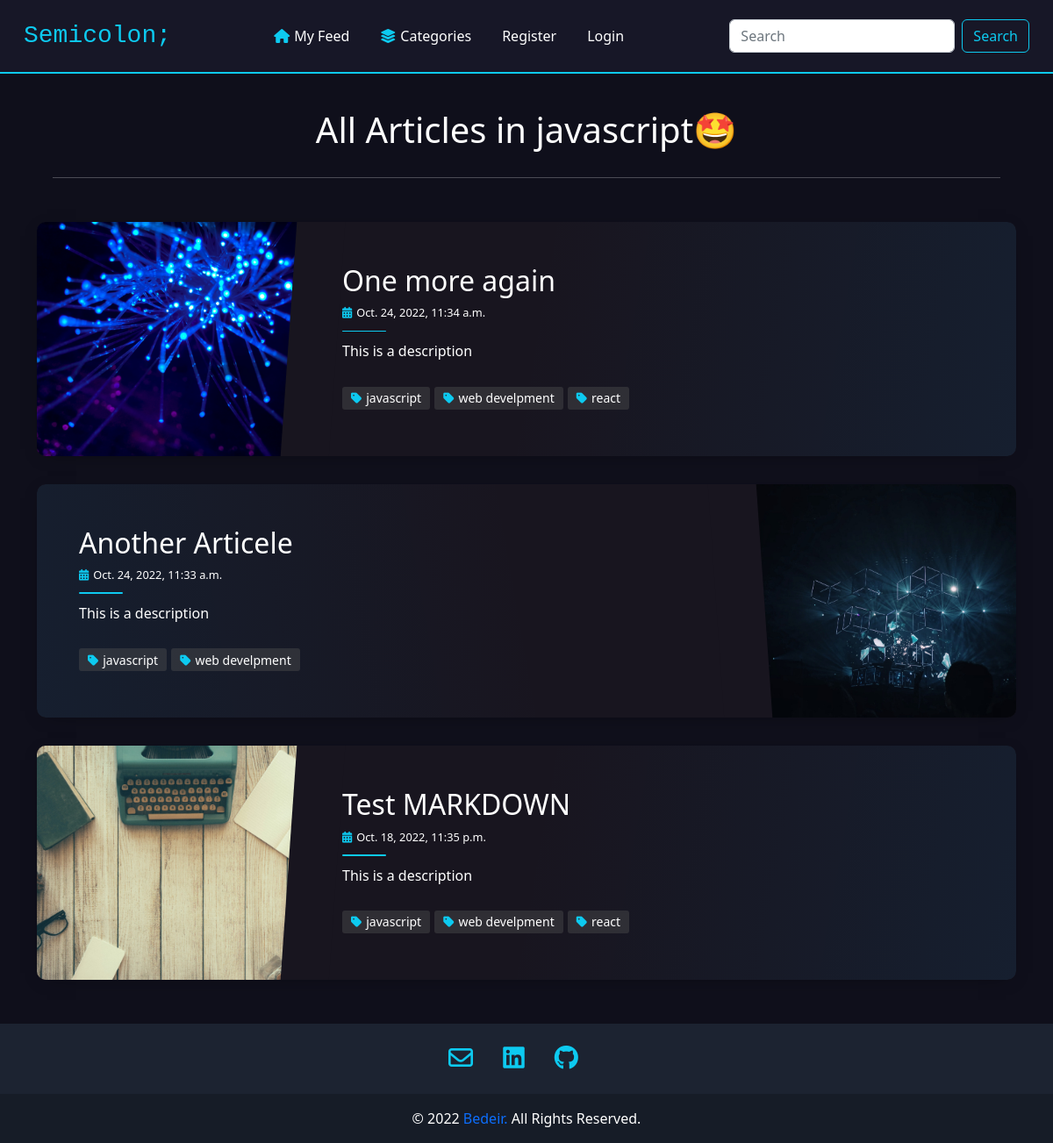
/category/javascript, run on the app's committed database.
### blog/models.py (models this page shows, shortened)
class Article(models.Model):
  categoryList = [
        ("javascript" , "JavaScript"),
        ("web develpment" , "Web Develpment"),
        ("react" , "React"),
        ("python" , "Python"),
        ("other", "Other"),
    ]
  owner = models.ForeignKey(User, on_delete=models.CASCADE, related_name='articles')
  title = models.CharField(max_length = 200)
  desc = models.CharField(max_length = 200)
  artImage = models.ImageField(upload_to = 'art_photos', default = './images/default.jpg', null = True, blank = True)
  content = models.TextField()
  category = MultiSelectField(choices=categoryList,  max_choices=3)
  created = models.DateTimeField(default=now, editable=False)
  bookmarks = models.ManyToManyField(User, related_name='bookmarks')
  upvote = models.ManyToManyField(User, related_name='up')
  downvote = models.ManyToManyField(User, related_name='down')
  class Meta:
    ordering = ['-created']

### blog/views.py (the view)
# urls.py: path('category/<str:name>', views.category, name = 'category'),
def category(request, name):
  targetArticles = []
  allArticles = Article.objects.all()
  for art in allArticles:
    for cat in art.category:
      if (cat == name):
        targetArticles.append(art)
  return render(request, 'category.html', {
    'title': name,
    'targetArticle': targetArticles,
  })

### blog/templates/category.html (shortened to what this page needs)
{% extends './layout.html' %}
{% load static %}
{% block links %}
  <link rel="stylesheet" href="{% static 'css/index.css' %}">
{% endblock links %}
{% block body %}
<div class="header">
  <h1>All Articles in {{title}}🤩</h1>
  <hr>
</div>
<div class="container blog-content">
  {% for post in targetArticle %}
  <article class="postcard dark blue" data-card="{{post.id}}">
    <a class="postcard__img_link" href="{% url 'blog:singleArt' post.id %}">
      {% if post.artImage %}
        <img
          class="postcard__img"
          src="{{ post.artImage.url }}"
          alt="Image Title"
        />
      {% else %}
        <img
        class="postcard__img"
        src="../../media/images/default.jpg"
        alt="Image Title"
        />
      {% endif %}
    </a>
    <div class="postcard__text">
      <h1 class="postcard__title blue"><a href="{% url 'blog:singleArt' post.id %}">{{ post.title }}</a></h1>
      <div class="postcard__subtitle small">
          <i class="fas fa-calendar-alt mr-2"></i>{{ post.created }}
      </div>
      <div class="postcard__bar"></div>
      <div class="postcard__preview-txt">
        {{ post.desc }}
      </div>
      <ul class="postcard__tagbox">
        {% for cat in post.category %}
        <li class="tag__item"><i class="fas fa-tag mr-2"></i>{{cat}}</li>
        {% endfor %}
      </ul>
    </div>
  </article>
  {% empty %}
  <div class="alert alert-info" role="alert">
    <strong>There are no Aritcles on this category.</strong>
  </div>
  {% endfor %}
</div>
{% endblock body %}

### blog/static/css/layout.css (style rules this page uses)
:root { --base-color: #0f0f1b; --second-color: #171727; --mid-color: #161e2e; --back-color: #bbe1fa; --primary-color: 111, 76, 255; --text-color: 256, 256, 256; }
* { padding: 0; margin: 0; box-sizing: border-box; }
li { margin-right: 19px; }
body { background-color: var(--base-color); display: flex; flex-direction: column; min-height: 100vh; }
i { color: var(--bs-cyan); margin-right: 5px; }
.header { text-align: center; color: var(--bs-white); margin-top: 40px; }
.header hr { margin: 30px auto; width: 90%; }

### blog/static/css/index.css (style rules this page uses)
body { font-size: 16px; color: #ffffff; text-rendering: optimizeLegibility; font-weight: initial; }
.dark { background: #110f16; }
a, a:hover { text-decoration: none; transition: color 0.3s ease-in-out; }
.postcard { flex-wrap: wrap; display: flex; box-shadow: 0 4px 21px -12px rgba(0, 0, 0, 0.66); border-radius: 10px; margin: 0 0 2rem 0; overflow: hidden; position: relative; color: #ffffff; }
.postcard.dark { background-color: #18151f; }
.postcard a { color: inherit; }
.postcard h1, .postcard .h1 { margin-bottom: 0.5rem; font-weight: 500; line-height: 1.2; }
.postcard .small { font-size: 80%; }
.postcard .postcard__title { font-size: 1.75rem; }
.postcard .postcard__img { max-height: 180px; width: 100%; object-fit: cover; position: relative; }
.postcard .postcard__img_link { display: contents; }
.postcard .postcard__bar { width: 50px; height: 10px; margin: 10px 0; border-radius: 5px; background-color: #424242; transition: width 0.2s ease; }
.postcard .postcard__text { padding: 1.5rem; position: relative; display: flex; flex-direction: column; }
.postcard .postcard__preview-txt { overflow: hidden; text-overflow: ellipsis; text-align: justify; height: 100%; }
.postcard .postcard__tagbox { display: flex; flex-flow: row wrap; font-size: 14px; margin: 20px 0 0 0; padding: 0; justify-content: center; }
.postcard .postcard__tagbox .tag__item { display: inline-block; background: rgba(83, 83, 83, 0.4); border-radius: 3px; padding: 2.5px 10px; margin: 0 5px 5px 0; cursor: default; user-select: none; transition: background-color 0.3s; }
.postcard:before { content: ""; position: absolute; top: 0; right: 0; bottom: 0; left: 0; background-image: linear-gradient(-70deg, #424242, transparent 50%); opacity: 1; border-radius: 10px; }
@media screen and (min-width: 769px) { .postcard { flex-wrap: inherit; } }
@media screen and (min-width: 769px) { .postcard .postcard__title { font-size: 2rem; } }
@media screen and (min-width: 769px) { .postcard .postcard__tagbox { justify-content: start; } }
@media screen and (min-width: 769px) { .postcard .postcard__img { max-width: 300px; max-height: 100%; transition: transform 0.3s ease; } }
@media screen and (min-width: 769px) { .postcard .postcard__text { padding: 3rem; width: 100%; } }
@media screen and (min-width: 769px) { .postcard:nth-child(2n+1) { flex-direction: row; } }
@media screen and (min-width: 769px) { .postcard:nth-child(2n+0) { flex-direction: row-reverse; } }
@media screen and (min-width: 769px) { .postcard:nth-child(2n+1) .postcard__text::before { left: -12px !important; transform: rotate(4deg); } }
@media screen and (min-width: 769px) { .postcard:nth-child(2n+0) .postcard__text::before { right: -12px !important; transform: rotate(-4deg); } }
@media screen and (min-width: 1024px) { .postcard__text { padding: 2rem 3.5rem; } }
@media screen and (min-width: 1024px) { .postcard__text:before { content: ""; position: absolute; display: block; top: -20%; height: 130%; width: 55px; } }
@media screen and (min-width: 1024px) { .postcard.dark .postcard__text:before { background: #18151f; } }
.blue .postcard__bar { background-color: var(--bs-cyan); }
.blue::before { background-image: linear-gradient(-30deg, rgba(0, 118, 189, 0.1), transparent 50%); }
.blue:nth-child(2n)::before { background-image: linear-gradient(30deg, rgba(0, 118, 189, 0.1), transparent 50%); }
@media screen and (min-width: 769px) { .blue::before { background-image: linear-gradient(-80deg, rgba(0, 118, 189, 0.1), transparent 50%); } }
@media screen and (min-width: 769px) { .blue:nth-child(2n)::before { background-image: linear-gradient(80deg, rgba(0, 118, 189, 0.1), transparent 50%); } }
.blog-content { margin-top: 50px; margin-bottom: 50px; }

### data on the page
Article: artImage (picture), title "One more again", created "Oct. 24, 2022, 11:34 a.m.", desc "This is a description", category "javascript" "web develpment" "react"
Article: artImage (picture), title "Another Articele", created "Oct. 24, 2022, 11:33 a.m.", desc "This is a description", category "javascript" "web develpment"
Article: artImage (placeholder picture), title "Test MARKDOWN", created "Oct. 18, 2022, 11:35 p.m.", desc "This is a description", category "javascript" "web develpment" "react"

### other printed values
{{ title }} "javascript"
